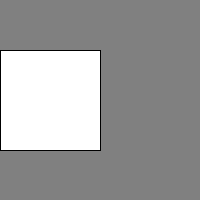
Frame 1 (no input)
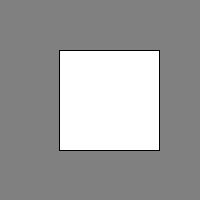
Frame 60 (the mouse pressed at the canvas centre just before this capture)
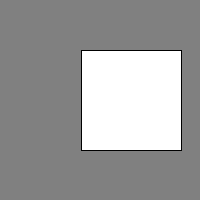
Frame 120 (the mouse held since frame 60 and released just before this capture)

The Processing sketch that drew these frames (run headless with seeded random() and noise(); from frame 60 on, the mouse is pressed at the canvas centre):

// Processing sketch: E4_My_First_Animation
// ── E4_My_First_Animation.pde
// My First Animation

// This program draws a 100x100 square on a 200x200 canvas.
// The square moves from left to right and back.
// 
int x = 0;
int increment = 1;
int i = increment;

void setup() {                    // Called once when the program is started.
  size(200, 200);                 // Canvas size is 200 x 200 pixels.
  frameRate(60);
}

void draw() {                     // Called for every frame (10x per second).
  background(128,128,128);        // Background color is grey (128,128,128).
  stroke(0,0,0);                  // Stroke color is black (0,0,0)
  fill(255,255,255);              // Fill color is white (255,255,255)
  rect(x,50,100,100);             // Draw a rectangle upper left corner (x,50), size (100x100)
  x = x + i;
  if (x >= 100) {
    i = -increment;
  };
  if (x <= 0) {
    i = increment;
  };
}
